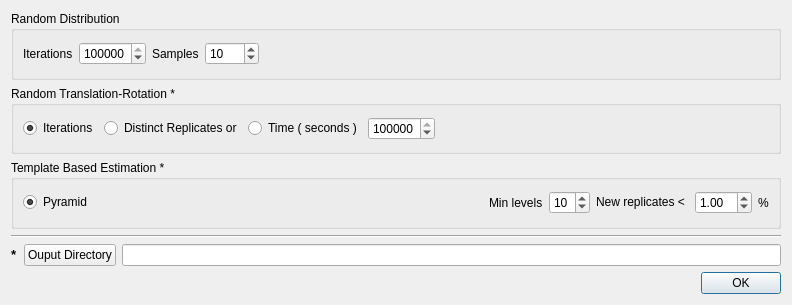
<?xml version="1.0" encoding="UTF-8"?>
<ui version="4.0">
 <class>ReplicateNullModelConfigDialog</class>
 <widget class="QDialog" name="ReplicateNullModelConfigDialog">
  <property name="geometry">
   <rect>
    <x>0</x>
    <y>0</y>
    <width>792</width>
    <height>305</height>
   </rect>
  </property>
  <property name="windowTitle">
   <string>Null Model Test Configuration</string>
  </property>
  <layout class="QGridLayout" name="gridLayout_2">
   <item row="0" column="0" colspan="3">
    <widget class="QGroupBox" name="groupBox_2">
     <property name="title">
      <string>Random Distribution</string>
     </property>
     <layout class="QHBoxLayout" name="horizontalLayout_2">
      <item>
       <widget class="QLabel" name="label_5">
        <property name="text">
         <string>Iterations</string>
        </property>
       </widget>
      </item>
      <item>
       <widget class="QSpinBox" name="sboxRandomDistributionIterations">
        <property name="minimum">
         <number>1</number>
        </property>
        <property name="maximum">
         <number>1000000000</number>
        </property>
        <property name="singleStep">
         <number>1000</number>
        </property>
        <property name="value">
         <number>1000000</number>
        </property>
       </widget>
      </item>
      <item>
       <widget class="QLabel" name="label_6">
        <property name="text">
         <string>Samples</string>
        </property>
       </widget>
      </item>
      <item>
       <widget class="QSpinBox" name="sboxRandomDistributionSamples">
        <property name="minimum">
         <number>1</number>
        </property>
        <property name="maximum">
         <number>1000</number>
        </property>
        <property name="singleStep">
         <number>1</number>
        </property>
        <property name="value">
         <number>10</number>
        </property>
       </widget>
      </item>
      <item>
       <spacer name="horizontalSpacer_3">
        <property name="orientation">
         <enum>Qt::Horizontal</enum>
        </property>
        <property name="sizeHint" stdset="0">
         <size>
          <width>219</width>
          <height>20</height>
         </size>
        </property>
       </spacer>
      </item>
     </layout>
    </widget>
   </item>
   <item row="1" column="0" colspan="3">
    <widget class="QGroupBox" name="groupBox">
     <property name="title">
      <string>Random Translation-Rotation *</string>
     </property>
     <layout class="QHBoxLayout" name="horizontalLayout">
      <item>
       <widget class="QRadioButton" name="rbtnIterations">
        <property name="text">
         <string>Iterations</string>
        </property>
        <property name="checked">
         <bool>true</bool>
        </property>
       </widget>
      </item>
      <item>
       <widget class="QRadioButton" name="rbtnDistinctReplicates">
        <property name="text">
         <string>Distinct Replicates or</string>
        </property>
       </widget>
      </item>
      <item>
       <widget class="QRadioButton" name="rbtnTimeLimit">
        <property name="text">
         <string>Time ( seconds )</string>
        </property>
       </widget>
      </item>
      <item>
       <widget class="QSpinBox" name="sboxRandomTranslationIterations">
        <property name="minimum">
         <number>1</number>
        </property>
        <property name="maximum">
         <number>1000000000</number>
        </property>
        <property name="singleStep">
         <number>1000000</number>
        </property>
        <property name="value">
         <number>1000000</number>
        </property>
       </widget>
      </item>
      <item>
       <spacer name="horizontalSpacer_2">
        <property name="orientation">
         <enum>Qt::Horizontal</enum>
        </property>
        <property name="sizeHint" stdset="0">
         <size>
          <width>340</width>
          <height>20</height>
         </size>
        </property>
       </spacer>
      </item>
     </layout>
    </widget>
   </item>
   <item row="2" column="0" colspan="3">
    <widget class="QGroupBox" name="groupBox_4">
     <property name="title">
      <string>Template Based Estimation *</string>
     </property>
     <property name="checkable">
      <bool>false</bool>
     </property>
     <layout class="QGridLayout" name="gridLayout">
      <item row="0" column="0">
       <widget class="QRadioButton" name="rbtnPyramid">
        <property name="text">
         <string>Pyramid</string>
        </property>
        <property name="checked">
         <bool>true</bool>
        </property>
       </widget>
      </item>
      <item row="0" column="4">
       <widget class="QLabel" name="label_2">
        <property name="text">
         <string>New replicates &lt; </string>
        </property>
       </widget>
      </item>
      <item row="0" column="2">
       <widget class="QLabel" name="label">
        <property name="text">
         <string>Min levels</string>
        </property>
       </widget>
      </item>
      <item row="0" column="3">
       <widget class="QSpinBox" name="sboxTemplatePyramidLevels">
        <property name="minimum">
         <number>1</number>
        </property>
        <property name="maximum">
         <number>16</number>
        </property>
        <property name="value">
         <number>10</number>
        </property>
       </widget>
      </item>
      <item row="0" column="1">
       <spacer name="horizontalSpacer">
        <property name="orientation">
         <enum>Qt::Horizontal</enum>
        </property>
        <property name="sizeHint" stdset="0">
         <size>
          <width>40</width>
          <height>20</height>
         </size>
        </property>
       </spacer>
      </item>
      <item row="0" column="6">
       <widget class="QLabel" name="label_7">
        <property name="text">
         <string>%</string>
        </property>
       </widget>
      </item>
      <item row="0" column="5">
       <widget class="QDoubleSpinBox" name="dsboxNewResultMinimumTheshold">
        <property name="decimals">
         <number>2</number>
        </property>
        <property name="maximum">
         <double>10.000000000000000</double>
        </property>
        <property name="singleStep">
         <double>0.100000000000000</double>
        </property>
        <property name="value">
         <double>1.000000000000000</double>
        </property>
       </widget>
      </item>
     </layout>
    </widget>
   </item>
   <item row="3" column="0" colspan="3">
    <widget class="Line" name="line">
     <property name="orientation">
      <enum>Qt::Horizontal</enum>
     </property>
    </widget>
   </item>
   <item row="4" column="0">
    <widget class="QLabel" name="label_8">
     <property name="text">
      <string>&lt;!DOCTYPE HTML PUBLIC &quot;-//W3C//DTD HTML 4.0//EN&quot; &quot;http://www.w3.org/TR/REC-html40/strict.dtd&quot;&gt;
&lt;html&gt;&lt;head&gt;&lt;meta name=&quot;qrichtext&quot; content=&quot;1&quot; /&gt;&lt;style type=&quot;text/css&quot;&gt;
p, li { white-space: pre-wrap; }
&lt;/style&gt;&lt;/head&gt;&lt;body style=&quot; font-family:'Sans'; font-size:10pt; font-weight:400; font-style:normal;&quot;&gt;
&lt;p style=&quot; margin-top:0px; margin-bottom:0px; margin-left:0px; margin-right:0px; -qt-block-indent:0; text-indent:0px;&quot;&gt;&lt;span style=&quot; font-weight:600;&quot;&gt;*&lt;/span&gt;&lt;/p&gt;&lt;/body&gt;&lt;/html&gt;</string>
     </property>
    </widget>
   </item>
   <item row="4" column="2">
    <widget class="QLineEdit" name="leOutputDirectory">
     <property name="readOnly">
      <bool>true</bool>
     </property>
    </widget>
   </item>
   <item row="5" column="2">
    <widget class="QDialogButtonBox" name="buttonBox">
     <property name="orientation">
      <enum>Qt::Horizontal</enum>
     </property>
     <property name="standardButtons">
      <set>QDialogButtonBox::Ok</set>
     </property>
    </widget>
   </item>
   <item row="4" column="1">
    <widget class="QPushButton" name="pbtnSelectDirectory">
     <property name="text">
      <string>Ouput Directory</string>
     </property>
    </widget>
   </item>
  </layout>
 </widget>
 <resources/>
 <connections>
  <connection>
   <sender>buttonBox</sender>
   <signal>accepted()</signal>
   <receiver>ReplicateNullModelConfigDialog</receiver>
   <slot>accept()</slot>
   <hints>
    <hint type="sourcelabel">
     <x>248</x>
     <y>254</y>
    </hint>
    <hint type="destinationlabel">
     <x>157</x>
     <y>274</y>
    </hint>
   </hints>
  </connection>
  <connection>
   <sender>buttonBox</sender>
   <signal>rejected()</signal>
   <receiver>ReplicateNullModelConfigDialog</receiver>
   <slot>reject()</slot>
   <hints>
    <hint type="sourcelabel">
     <x>316</x>
     <y>260</y>
    </hint>
    <hint type="destinationlabel">
     <x>286</x>
     <y>274</y>
    </hint>
   </hints>
  </connection>
 </connections>
</ui>
